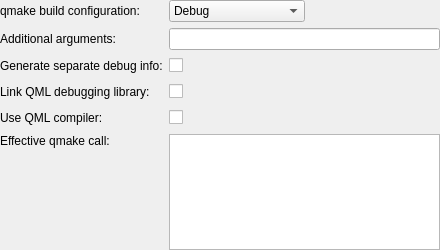
<?xml version="1.0" encoding="UTF-8"?>
<ui version="4.0">
 <class>QmakeProjectManager::Internal::QMakeStep</class>
 <widget class="QWidget" name="QmakeProjectManager::Internal::QMakeStep">
  <property name="geometry">
   <rect>
    <x>0</x>
    <y>0</y>
    <width>440</width>
    <height>250</height>
   </rect>
  </property>
  <layout class="QFormLayout" name="formLayout">
   <property name="fieldGrowthPolicy">
    <enum>QFormLayout::ExpandingFieldsGrow</enum>
   </property>
   <property name="leftMargin">
    <number>0</number>
   </property>
   <property name="topMargin">
    <number>0</number>
   </property>
   <property name="rightMargin">
    <number>0</number>
   </property>
   <property name="bottomMargin">
    <number>0</number>
   </property>
   <item row="0" column="0">
    <widget class="QLabel" name="label_0">
     <property name="text">
      <string>qmake build configuration:</string>
     </property>
    </widget>
   </item>
   <item row="0" column="1">
    <widget class="QWidget" name="buildConfigurrationWidget" native="true">
     <layout class="QHBoxLayout" name="horizontalLayout_0">
      <property name="leftMargin">
       <number>0</number>
      </property>
      <property name="topMargin">
       <number>0</number>
      </property>
      <property name="rightMargin">
       <number>0</number>
      </property>
      <property name="bottomMargin">
       <number>0</number>
      </property>
      <item>
       <widget class="QComboBox" name="buildConfigurationComboBox">
        <property name="sizePolicy">
         <sizepolicy hsizetype="Expanding" vsizetype="Fixed">
          <horstretch>0</horstretch>
          <verstretch>0</verstretch>
         </sizepolicy>
        </property>
        <item>
         <property name="text">
          <string>Debug</string>
         </property>
        </item>
        <item>
         <property name="text">
          <string>Release</string>
         </property>
        </item>
       </widget>
      </item>
      <item>
       <spacer name="buildConfigurationSpacer">
        <property name="orientation">
         <enum>Qt::Horizontal</enum>
        </property>
        <property name="sizeHint" stdset="0">
         <size>
          <width>71</width>
          <height>20</height>
         </size>
        </property>
       </spacer>
      </item>
     </layout>
    </widget>
   </item>
   <item row="1" column="0">
    <widget class="QLabel" name="qmakeArgsLabel">
     <property name="text">
      <string>Additional arguments:</string>
     </property>
    </widget>
   </item>
   <item row="1" column="1">
    <widget class="QLineEdit" name="qmakeAdditonalArgumentsLineEdit"/>
   </item>
   <item row="2" column="0">
    <widget class="QLabel" name="separateDebugInfoLabel">
     <property name="text">
      <string>Generate separate debug info:</string>
     </property>
    </widget>
   </item>
   <item row="2" column="1">
    <widget class="QWidget" name="widget_2" native="true">
     <layout class="QHBoxLayout" name="horizontalLayout_2">
      <property name="leftMargin">
       <number>0</number>
      </property>
      <property name="topMargin">
       <number>0</number>
      </property>
      <property name="rightMargin">
       <number>0</number>
      </property>
      <property name="bottomMargin">
       <number>0</number>
      </property>
      <item>
       <widget class="QCheckBox" name="separateDebugInfoCheckBox">
        <property name="text">
         <string/>
        </property>
       </widget>
      </item>
      <item>
       <spacer name="horizontalSpacer_2">
        <property name="orientation">
         <enum>Qt::Horizontal</enum>
        </property>
        <property name="sizeHint" stdset="0">
         <size>
          <width>40</width>
          <height>20</height>
         </size>
        </property>
       </spacer>
      </item>
     </layout>
    </widget>
   </item>
   <item row="3" column="0">
    <widget class="QLabel" name="debuggingLibraryLabel">
     <property name="text">
      <string>Link QML debugging library:</string>
     </property>
    </widget>
   </item>
   <item row="3" column="1">
    <widget class="QWidget" name="widget_3" native="true">
     <layout class="QHBoxLayout" name="horizontalLayout_3">
      <property name="leftMargin">
       <number>0</number>
      </property>
      <property name="topMargin">
       <number>0</number>
      </property>
      <property name="rightMargin">
       <number>0</number>
      </property>
      <property name="bottomMargin">
       <number>0</number>
      </property>
      <item>
       <widget class="QCheckBox" name="qmlDebuggingLibraryCheckBox">
        <property name="text">
         <string/>
        </property>
       </widget>
      </item>
      <item>
       <widget class="QLabel" name="qmlDebuggingWarningIcon"/>
      </item>
      <item>
       <widget class="QLabel" name="qmlDebuggingWarningText">
        <property name="text">
         <string/>
        </property>
       </widget>
      </item>
      <item>
       <spacer name="horizontalSpacer_3">
        <property name="orientation">
         <enum>Qt::Horizontal</enum>
        </property>
        <property name="sizeHint" stdset="0">
         <size>
          <width>40</width>
          <height>20</height>
         </size>
        </property>
       </spacer>
      </item>
     </layout>
    </widget>
   </item>
   <item row="4" column="0">
    <widget class="QLabel" name="qtQuickCompilerLabel">
     <property name="text">
      <string>Use QML compiler:</string>
     </property>
    </widget>
   </item>
   <item row="4" column="1">
    <widget class="QWidget" name="widget_4" native="true">
     <layout class="QHBoxLayout" name="horizontalLayout_4">
      <property name="leftMargin">
       <number>0</number>
      </property>
      <property name="topMargin">
       <number>0</number>
      </property>
      <property name="rightMargin">
       <number>0</number>
      </property>
      <property name="bottomMargin">
       <number>0</number>
      </property>
      <item>
       <widget class="QCheckBox" name="qtQuickCompilerCheckBox">
        <property name="text">
         <string/>
        </property>
       </widget>
      </item>
      <item>
       <widget class="QLabel" name="qtQuickCompilerWarningIcon"/>
      </item>
      <item>
       <widget class="QLabel" name="qtQuickCompilerWarningText">
        <property name="text">
         <string/>
        </property>
       </widget>
      </item>
      <item>
       <spacer name="horizontalSpacer_4">
        <property name="orientation">
         <enum>Qt::Horizontal</enum>
        </property>
        <property name="sizeHint" stdset="0">
         <size>
          <width>40</width>
          <height>20</height>
         </size>
        </property>
       </spacer>
      </item>
     </layout>
    </widget>
   </item>
   <item row="5" column="0">
    <widget class="QLabel" name="label">
     <property name="text">
      <string>Effective qmake call:</string>
     </property>
     <property name="alignment">
      <set>Qt::AlignLeading|Qt::AlignLeft|Qt::AlignTop</set>
     </property>
    </widget>
   </item>
   <item row="5" column="1">
    <widget class="QPlainTextEdit" name="qmakeArgumentsEdit">
     <property name="enabled">
      <bool>true</bool>
     </property>
     <property name="maximumSize">
      <size>
       <width>16777215</width>
       <height>120</height>
      </size>
     </property>
     <property name="textInteractionFlags">
      <set>Qt::TextSelectableByKeyboard|Qt::TextSelectableByMouse</set>
     </property>
    </widget>
   </item>
  </layout>
 </widget>
 <resources/>
 <connections/>
</ui>
